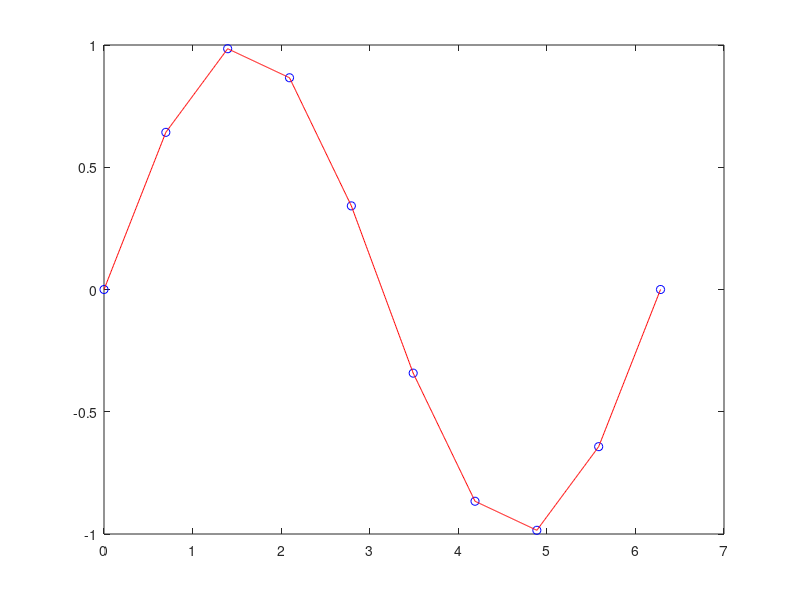

MATLAB code for this plot:
x = linspace(0,2*pi,10)';
y = sin(x);

u = linspace(x(1),x(end),1000)';

yinterp1 = interp1(x,y,u,'linear');

plot(x,y,'bo',u,yinterp1,'r-')